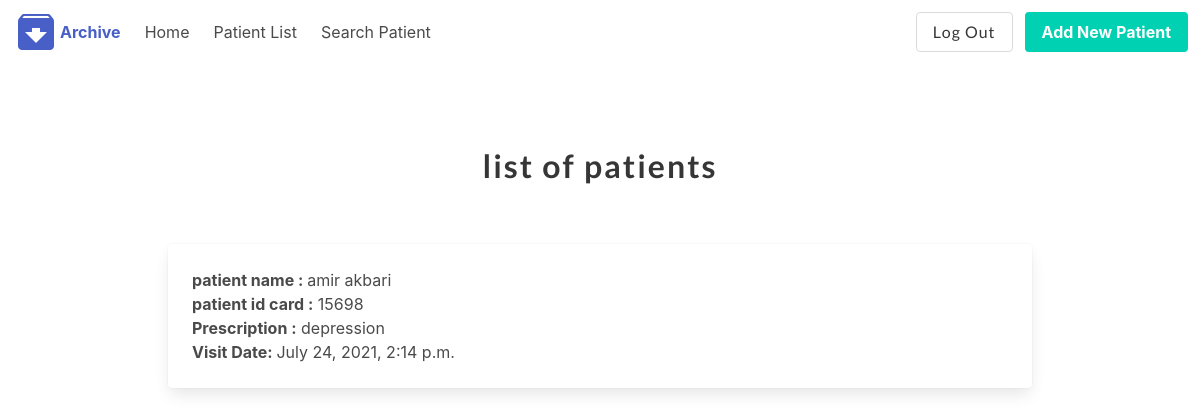
Page /patient/2/Prescription (signed in) on the committed database.
### patienthistory/models.py (models this page shows, shortened)
class Patient(models.Model):
    drId = models.ForeignKey(User, on_delete=models.CASCADE, default=1)
    first_name = models.CharField(max_length=50, null=True, blank=True)
    last_name = models.CharField(max_length=50, null=True, blank=True)
    picture = models.ImageField(upload_to='profile_pics', blank=True, null=True, verbose_name='Picture')
    phone = models.CharField(max_length=50, null=True, blank=True)
    about = models.TextField(max_length=300, null=True, blank=True)
    email = models.CharField(max_length=50, null=True, blank=True)
    Id_card_number = models.CharField(max_length=50, null=True, blank=True)
    location = models.CharField(max_length=50, null=True, blank=True)
    illness = models.CharField(max_length=50, null=True, blank=True)

class PatientHistory(models.Model):
    PatientId = models.ForeignKey(Patient, on_delete=models.CASCADE, blank=True, null=True)
    Prescription = models.TextField(max_length=300, null=True, blank=True)
    nextVisit = models.DateTimeField(null=True, blank=True)
    picture = models.ImageField(upload_to='profile_pics', blank=True, null=True, verbose_name='Picture')
    VisitDate = models.DateTimeField(auto_now_add=True, blank=True)
    Description = models.TextField(max_length=300, null=True, blank=True)

### patienthistory/views.py (the view)
# urls.py: path('<history>/Prescription', views.Prescription, name='Prescription'),
@login_required
def Prescription(request, history):
    history = PatientHistory.objects.get(id=history)
    username = Patient.objects.get(id=history.PatientId_id)
    context = {'history': history,
               'username': username
               }
    return render(request, 'patienthistory/Prescription.html', context)

### patienthistory/templates/patienthistory/Prescription.html (shortened to what this page needs)
{% extends 'patienthistory/base.html' %}
{% block content %}
    <section class="section">
        <div class="container">
            <div class="columns is-mobile is-centered">
                <div class="column">
                    <br>
                    <div class="column">
                        <h1 class="title" style="text-align: center">
                            list of patients
                        </h1>
                    </div>
                    <section class="section">
                        <div class="container">
                            <div class="card">
                                <div class="card-content">
                                    <div class="content">
                                       <b> patient name : </b>{{ username.first_name }} {{ username.last_name }} <br>
                                       <b>patient id card :</b>  {{ username.Id_card_number }} <br>
                                        <b>Prescription :</b> {{ history.Prescription }} <br>
                                       <b>Visit Date: </b> {{ history.VisitDate }} <br>
                                    </div>
                                </div>
                            </div>
                        </div>
                    </section>
                </div>
            </div>
        </div>
    </section>
{% endblock %}

### patienthistory/static/patienthistory/style.css (style rules this page uses)
body { margin:0; }
h1 { font-family: 'Lato', sans-serif; font-weight:300; letter-spacing: 2px; font-size:48px; }

### rows in the picture
Patient: first_name "amir", last_name "akbari", Id_card_number "15698"
PatientHistory: Prescription "depression", VisitDate "July 24, 2021, 2:14 p.m."
